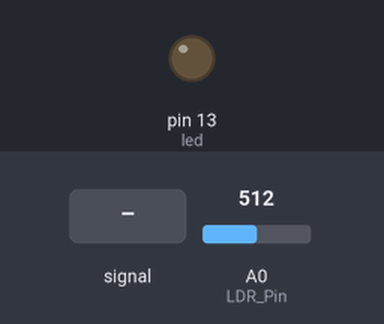
Bench run of a sketch on a simulated Arduino Uno, built with avr-gcc and run on an emulated ATmega328P. On the bench: output pins drawn as LEDs (lit = HIGH). Dashed ring = blinking. Inputs (shaded band) come from the test bench; at power-on: A0 (LDR_Pin) = 512. What the sketch prints to the serial monitor is not drawn.

Above: at 1.2 s.
1.3 s: A0 (LDR_Pin) fed a 2 Hz sine of ±306 counts around its level
At 1.87 s:
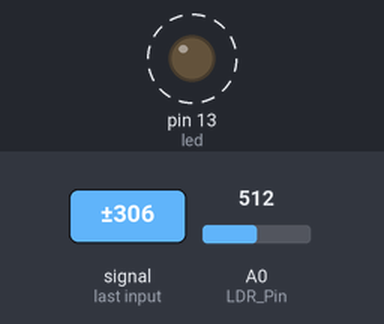
4.3 s: A0 (LDR_Pin) fed a 200 Hz sine of ±460 counts around its level
5.8 s: A0 (LDR_Pin) set to 810
At 6.4 s:
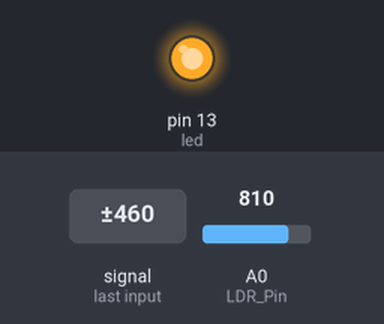
7.3 s: A0 (LDR_Pin) fed a 200 Hz sine of ±81 counts around its level
At 8.1 s:
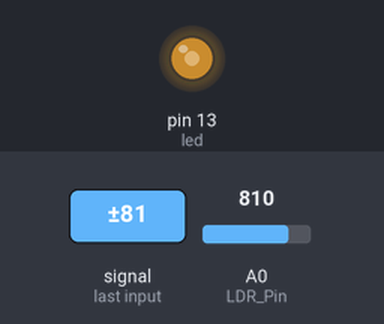
Timing chart, 0 to 9.8 s (numbered marks = the images above; inputs shaded):
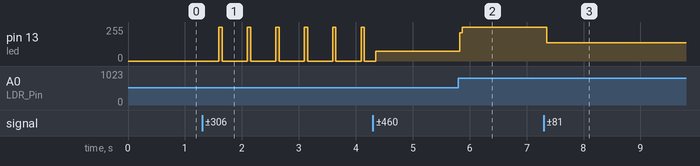

The sketch:

Reciever.ino
```cpp
int LDR_Pin = A0; //analog pin 0
int led = 13;

// 10k between GND and A0
// LDR between 5V and A0

#define MORSE_EMPTY   0
// Этими символами мы будем обозначать точки и тире.
#define MORSE_DOT     '*'
#define MORSE_DOT2     '+'
#define MORSE_TIRE    '-'
// Максимальная длина символа азбуки Морзе (в точках и тире)
#define MAX_MORSE_SYMBOL_LENGTH  8
char* morseSymbol[MAX_MORSE_SYMBOL_LENGTH];
unsigned int morseSymbolLen;
char* newMorseSignal; // Новый введенный сигнал - точка или тире.

// Таблица кодов Морзе. N-ный элемент кода соответствует n-ному символу раскладки.
char* code[] = {
  "*-","-***","*--","--*","-**","*","***-","--**","**","*---",
  "-*-","*-**","--","-*","---","*--*","*-*","***","-","**-",
  "**-*","****","-*-*","---*","----","--*-","-*--","-**-","**-**","**--",
  "*-*-",
  "*----","**---","***--","****-","*****","-****","--***","---**","----*","-----",
  "......","*-*-*-","---***","-*-*-","-*--*-","*----*","*-**-*","-****-","-**-*","**--**","--**--",
  "-***-","********","*--*-*","**-*-",
  ""
};

// Кириллическая раскладка.
char* layoutCyrillic[] = {
  "а","б","в","г","д","е","ж","з","и","й",
  "к","л","м","н","о","п","р","с","т","у",
  "ф","х","ц","ч","ш","щ","ы","ь","э","ю",
  "я",
  "1","2","3","4","5","6","7","8","9","0",
  ".",",",":",";","(","\'","\"","-","/","?","!",
  " *DELIMITER* "," *ERR* ","@"," *END* ",
  ""
  };
// Латинская раскладка.
char* layoutLatin[] = {
  "a","b","w","g","d","e","v","z","i","j",
  "k","l","m","n","o","p","r","s","t","u",
  "f","h","c","o","ch","q","y","x","e","u",
  "a",
  "1","2","3","4","5","6","7","8","9","0",
  ".",",",":",";","(","\'","\"","-","/","?","!",
  " *DELIMITER* "," *ERR* ","@"," *END* ",
  ""
};

char** currentLayout;
char** newLayout;


void setup(){
  Serial.begin(9600);
  pinMode(led, OUTPUT);

  morseSymbolLen = 0;


  newMorseSignal = MORSE_EMPTY;

}
int counter_high = 0;
int counter_low = 0;
int i;
void loop(){

  int LDRReading = analogRead(LDR_Pin);
  if (LDRReading >= 800){
  counter_high++ ;
   if ( counter_low > 0 ){
  //  Serial.print("Low\t");
 //   Serial.print(counter_low);
//     Serial.print("\n");
   }
   if ( counter_low > 1200) {
    //  for (i = 0; i< morseSymbolLen; i++) {

   // Serial.print( currentLayout[i]);
    // }
    sendMorseSymbol();
    morseSymbolLen=0;
      Serial.println();
    //currentLayout[0]=" ";
    //currentLayout[1]=" ";
    //currentLayout[2]=" ";
    //currentLayout[3]=" ";
    //currentLayout[4]=" ";
    //currentLayout[5]=" ";
    //currentLayout[6]=" ";
    //currentLayout[7]=" ";
    //currentLayout[8]=" ";
    //morseSymbolLen=0;
  }
     counter_low=0;
     digitalWrite(led, HIGH);


  } else {
//   Serial.print(".");
  counter_low++;
  if ( counter_high > 0 ){
//      Serial.print("High\t");
//   Serial.print(counter_high);

  }
  if ( (counter_high < 1200 ) &&( counter_high >350)){
//      Serial.print(counter_high);
    Serial.print(".");
    newMorseSignal="*";
    morseSymbol[morseSymbolLen++] = newMorseSignal;
   // currentLayout[morseSymbolLen]=".";
   // morseSymbolLen=morseSymbolLen+1;
  }
  if ( counter_high > 1200 ){
 //         Serial.print(counter_high);
        Serial.print("-");
        newMorseSignal="-";
        morseSymbol[morseSymbolLen++] = newMorseSignal;
       // currentLayout[morseSymbolLen]="-";
       //     morseSymbolLen=morseSymbolLen+1;
  }

      counter_high=0;
      digitalWrite(led, LOW);

  }


}
void sendMorseSymbol() {
  boolean est;
  int i, j;
  est=-1;
  if (morseSymbolLen < 1) {
    return;
  }


   Serial.print(morseSymbolLen);

      // Символ из таблицы кодов Морзе соответствует введенному символу.
      //  Отправим символ на компьютер.
    String str1;
    String strm;
    str1="";
    for (i=0;i<morseSymbolLen;i++){
     str1=str1+morseSymbol[i];
    }
   //  Serial.print(code[6]);


    for (i=0;i<56;i++){
      String str2(code[i]);

      if (str1.compareTo(str2)==0){
        //Serial.print(str1);
       // Serial.print("est");
       Serial.print(str2);
       est=true;
      break;
      }
       }
      if (est!=-1){
      Serial.print(layoutLatin[i]);

    }
      morseSymbolLen = 0;
      return;

}
```

Measured:
- after the input at 1.3 s, pin 13 (led): alternates 255/255 for 0.06 s and 0/255 for 0.44 s, starting after 0.30 s
- after the input at 5.8 s, pin 13 (led): 73/255 → 255/255 at once
- after the input at 7.3 s, pin 13 (led): 255/255 → 138/255 after 0.05 s
